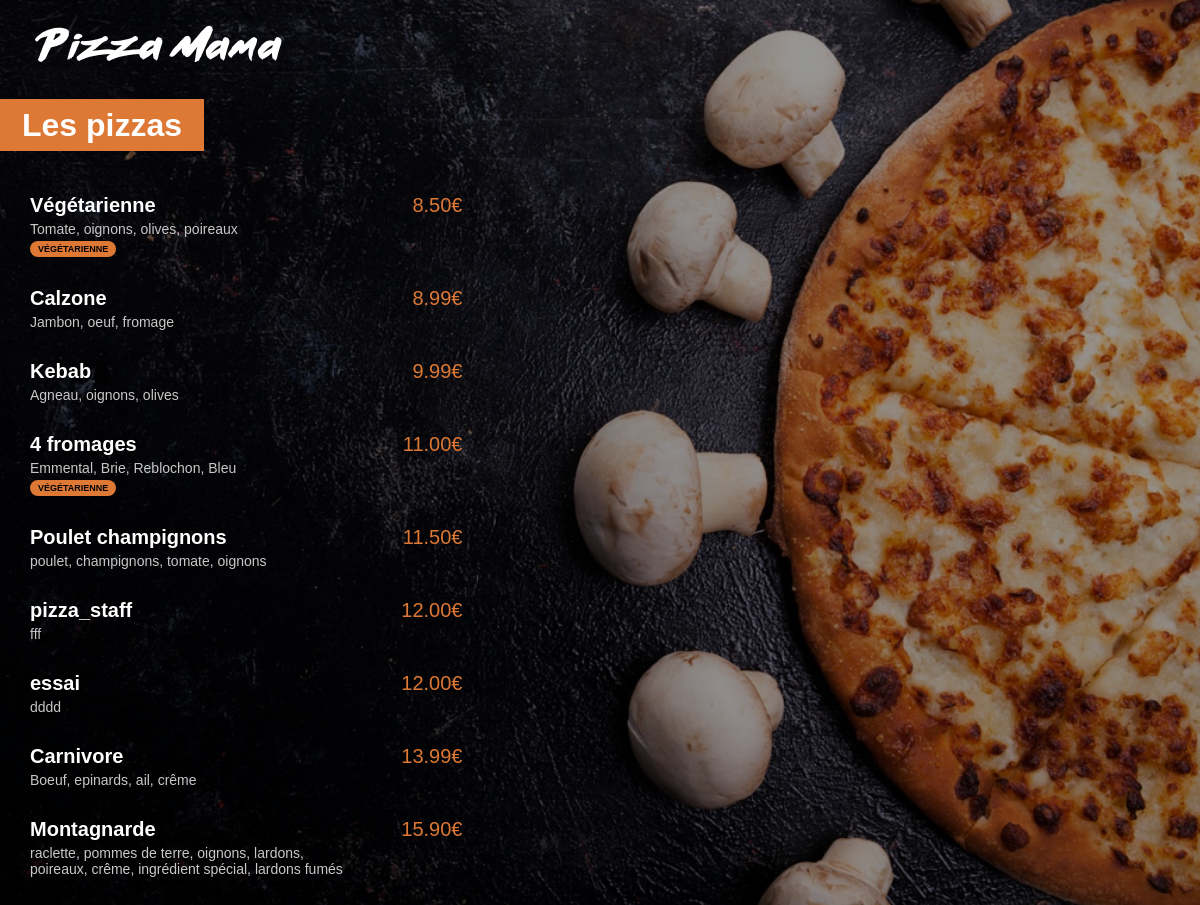
Screenshot of /menu-pizza/ with the database file from the repository.
### menu/models.py (models this page shows, shortened)
class Pizza(models.Model):
    user = models.ForeignKey(User, default=1, null=True, on_delete=models.SET_NULL)
    nom = models.CharField(max_length=200)
    ingredients = models.CharField(max_length=400)
    prix = models.FloatField(default=0)
    vegetarienne = models.BooleanField(default=False)

### menu/views.py (the view)
# urls.py: path('', views.index, name="index"),
def index(request):
    pizzas = Pizza.objects.all().order_by('prix')
    return render(request, 'menu/index.html', {'pizzas': pizzas})

### menu/templates/menu/index.html (shortened to what this page needs)
{% load static %}
<html lang="fr">
<head>
    <link rel="stylesheet" href="{% static 'menu/style.css' %}">
</head>
<body>
    <a href="{% url 'main:index' %}"><img id="small_logo" src="{% static 'menu/images/small_logo.png' %}"></a>
    <div class="menu_title">
        <h1>Les pizzas</h1>
    </div>
    <div class="menu_list">
        {% for pizza in pizzas %}
        <div class="menu_list_item">
            <span class="menu_list_title">{{pizza.nom}}</span>
            <span class="menu_list_prix">{{pizza.prix | floatformat:2}}€</span>
            <span class="menu_list_ingredients">{{pizza.ingredients}}</span>
            {% if pizza.vegetarienne %}
                <span class="menu_list_badge">VÉGÉTARIENNE</span>
            {% endif %}
        </div>
        {% endfor %}
    </div>
</body>
</html>

### menu/static/menu/style.css (style rules this page uses)
body { background: linear-gradient(0deg, rgba(0, 0, 0, 0.4), rgba(0, 0, 0, 0.4)), url("images/menu_background.jpg") no-repeat center center fixed; -webkit-background-size: cover; -moz-background-size: cover; -o-background-size: cover; background-size: cover; color: white; margin: 0px; font-family: Arial; }
#small_logo { margin-top: 25px; margin-left: 35px; }
h1 { background-color: #DD7835; display: inline; padding: 8px 22px; }
.menu_title { margin-top: 45px; margin-bottom: 50px; }
.menu_list { margin-left: 30px; }
.menu_list_item { margin: 30px 0px; }
.menu_list_title { font-weight: bold; font-size: 20px; display: inline-block; width: 350px; }
.menu_list_prix { font-size: 20px; color: #DD7835; display: inline-block; width: 70px; margin-left: 8px; text-align: right; }
.menu_list_ingredients { font-size: 14px; color: #C8C8C8; margin-top: 4px; display: block; width: 320px; }
.menu_list_badge { background-color: #DD7835; color : black; font-size: 9px; padding: 3px 8px; margin-top: 4px; display: inline-block; border-radius: 8px; font-weight: bold; }

### rows the page displays
Pizza: nom "Végétarienne", prix "8.50", ingredients "Tomate, oignons, olives, poireaux", vegetarienne "VÉGÉTARIENNE"
Pizza: nom "Calzone", prix "8.99", ingredients "Jambon, oeuf, fromage"
Pizza: nom "Kebab", prix "9.99", ingredients "Agneau, oignons, olives"
Pizza: nom "4 fromages", prix "11.00", ingredients "Emmental, Brie, Reblochon, Bleu", vegetarienne "VÉGÉTARIENNE"
Pizza: nom "Poulet champignons", prix "11.50", ingredients "poulet, champignons, tomate, oignons"
Pizza: nom "pizza_staff", prix "12.00", ingredients "fff"
Pizza: nom "essai", prix "12.00", ingredients "dddd"
Pizza: nom "Carnivore", prix "13.99", ingredients "Boeuf, epinards, ail, crême"
Pizza: nom "Montagnarde", prix "15.90", ingredients "raclette, pommes de terre, oignons, lardons, poireaux, crême, ingrédient spécial, lardons fumés"
